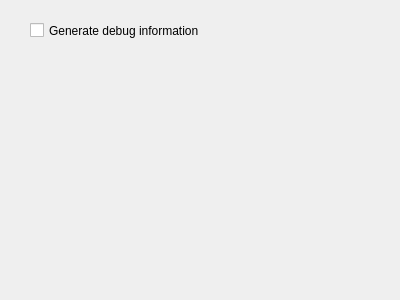
<?xml version="1.0" encoding="UTF-8"?>
<ui version="4.0">
 <class>compilerdebugwidget</class>
 <widget class="QWidget" name="compilerdebugwidget">
  <property name="geometry">
   <rect>
    <x>0</x>
    <y>0</y>
    <width>400</width>
    <height>300</height>
   </rect>
  </property>
  <property name="windowTitle">
   <string>Form</string>
  </property>
  <widget class="QCheckBox" name="debugMode">
   <property name="geometry">
    <rect>
     <x>30</x>
     <y>20</y>
     <width>311</width>
     <height>21</height>
    </rect>
   </property>
   <property name="sizePolicy">
    <sizepolicy hsizetype="Preferred" vsizetype="Preferred">
     <horstretch>0</horstretch>
     <verstretch>0</verstretch>
    </sizepolicy>
   </property>
    <property name="text">
     <string>Generate debug information</string>
    </property>
  </widget>
 </widget>
 <resources/>
 <connections/>
</ui>
